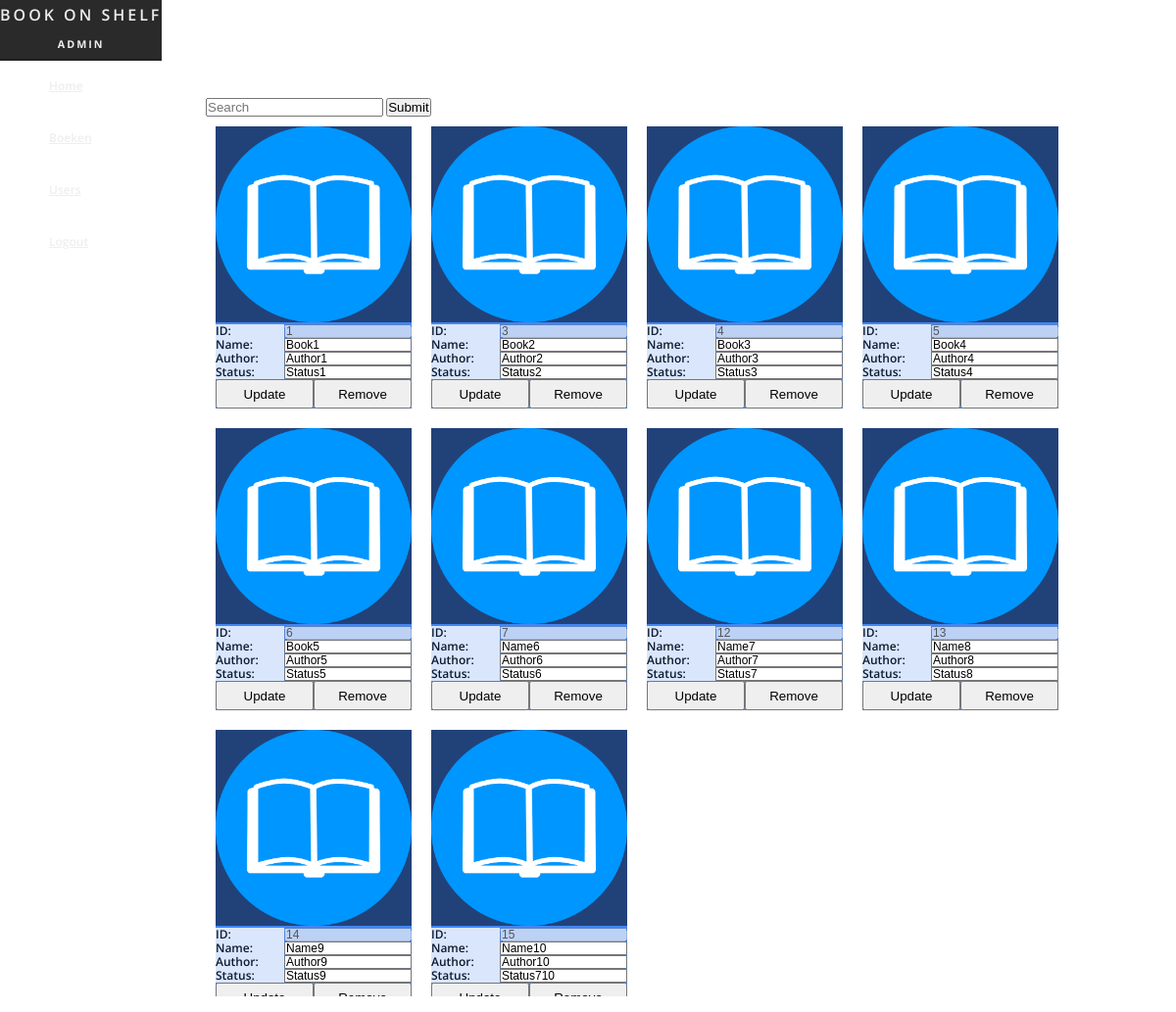
Screenshot of /Code/index.php?page=books (signed in) with the database file from the repository.
### tables this page shows
CREATE TABLE `books` (
  `book_id` int(11) NOT NULL,
  `name` varchar(100) NOT NULL,
  `author` varchar(100) NOT NULL,
  `status` varchar(100) NOT NULL
);

### Code/php/admin/books_manage.php (the view, shortened to what this page needs)
<?php
$con=mysqli_connect("127.0.0.1","root","","bookonshelf");
$result = mysqli_query($con,"SELECT * FROM books");
while($row = mysqli_fetch_array($result))
{
      echo '      <div id="bookmanage">
              <img src="images/books.png" alt="Book img">
              <div class="subject">
                <p>   ID:
                </br> Name:
                </br> Author:
                </br> Status:
                </p>
              </div>
              <div class="result">
                <input type="text" name="boook_id" value="' . $row['book_id'] . '" disabled>
                <input type="text" name="book_name" value="' . $row['name'] . '">
                <input type="text" name="book_author" value="' . $row['author'] . '">
                <input type="text" name="book_statuss" value="' . $row['status'] . '">
              </div>
              <button type="button" name="update">Update</button>
              <button type="button" name="remove">Remove</button>
            </div>';
}
?>

### Code/index.php (shortened to what this page needs)
<?php
if (isset($_GET['page'])) {
  $page = $_GET['page'];
}else {
  $page = 'home';
}
 ?>
<!DOCTYPE html>
<html>
  <head>
    <link href="css/style.css" rel="stylesheet" type="text/css" />
  </head>
</html>
<?php
if (isset($_SESSION['loggedin']) && $_SESSION['loggedin'] == true)
{
  if ($_SESSION['admin'] == true) {
    include 'includes/admin/navbar.inc.php';
    include 'includes/admin/'.$page.'.inc.php';
  }else {
    include 'includes/navbar.inc.php';
    include 'includes/'.$page.'.inc.php';
  }
}
 else{
    include 'includes/login.inc.php';} ?>

### Code/includes/admin/navbar.inc.php (shortened to what this page needs)
<?php
$menuItems = array(
  array('home','Home'),
  array('books','Boeken'),
  array('users','Users'),
  array('logout','Logout'),
  );
 ?>
 <div class="navbar">
   <div class='wrapper'>
     <div class='sidebar'>
       <div class='title'>
         Book On Shelf
       <h6>admin</h6>
       </div>
       <div class='nav'>
        <?php
        echo '<ul>';
        foreach ($menuItems as $menuItem){
          echo '<li><a href="index.php?page='.$menuItem[0].'">'.$menuItem[1].'</a></li>';
        }
        ?>
        </div>
      </div>
    </div>
  </div>

### Code/includes/admin/books.inc.php (shortened to what this page needs)
<!DOCTYPE html>
<html>
  <head>
  </head>
  <body>
    <div id="content">
      <div id="box">
        <form class="" action="index.html" method="post">
          <input type="search" name="search" id="search" placeholder="Search" >
          <input type="submit" name="submit" value="Submit" />
        </form>
      </div>
      <?php   include "php/admin/books_manage.php"; ?>
    </div>
  </body>
</html>

### Code/css/style.css (style rules this page uses)
*, *:before, *:after { margin: 0; padding: 0; box-sizing: border-box; }
html { margin: 0; height: 100%; width: 100%; }
body { font: 600 12px/1 'Open Sans', sans-serif; margin: 0 auto; min-height: 100%; padding: 0; background: url(image.jpg); background-size: cover; background-position: center; background-image: url("../images/dark.jpg"); background-repeat: no-repeat; background-position: right top; background-attachment: fixed; }
.wrapper { display: flex; min-height: 100%; }
.sidebar { position: absolute; }
.title { font-size: 16px; line-height: 30px; text-align: center; text-transform: uppercase; letter-spacing: 3px; color: #eee; border-bottom: 1px solid #222; background: #2a2a2a; }
.title h6 { text-align: center; text-transform: uppercase; letter-spacing: 2px; color: #eee; border-bottom: 1px solid #222; background: #2a2a2a; }
.nav li a { position: relative; display: block; padding: 20px 0 20px 50px; font-size: 12px; color: #eee; border-bottom: 1px solid #fff; }
.nav li a:before { font: 14px fontawesome; position: absolute; top: 19px; left: 20px; }
#content { margin-top: 100px; padding: 0px 10px 10px 10px; margin-left: 200px; }
#bookmanage { margin: 10px 10px 10px 10px; float: left; width: 200px; background: #4286f4; }
#bookmanage img { width:200px; background: rgba(0, 0, 0, 0.5); }
#bookmanage p { background: #fff; opacity: 0.8; float: left; line-height: 14px; height: 56px; width: 70px; }
#bookmanage input { width: 130px; height: 14px; float: right; font-size: 12px; }
#bookmanage button { width: 50%; height: 30px; float: left; }

### rows the page displays
books: boook_id "1", book_name "Book1", book_author "Author1", book_statuss "Status1"
books: boook_id "3", book_name "Book2", book_author "Author2", book_statuss "Status2"
books: boook_id "4", book_name "Book3", book_author "Author3", book_statuss "Status3"
books: boook_id "5", book_name "Book4", book_author "Author4", book_statuss "Status4"
books: boook_id "6", book_name "Book5", book_author "Author5", book_statuss "Status5"
books: boook_id "7", book_name "Name6", book_author "Author6", book_statuss "Status6"
books: boook_id "12", book_name "Name7", book_author "Author7", book_statuss "Status7"
books: boook_id "13", book_name "Name8", book_author "Author8", book_statuss "Status8"
books: boook_id "14", book_name "Name9", book_author "Author9", book_statuss "Status9"
books: boook_id "15", book_name "Name10", book_author "Author10", book_statuss "Status710"
